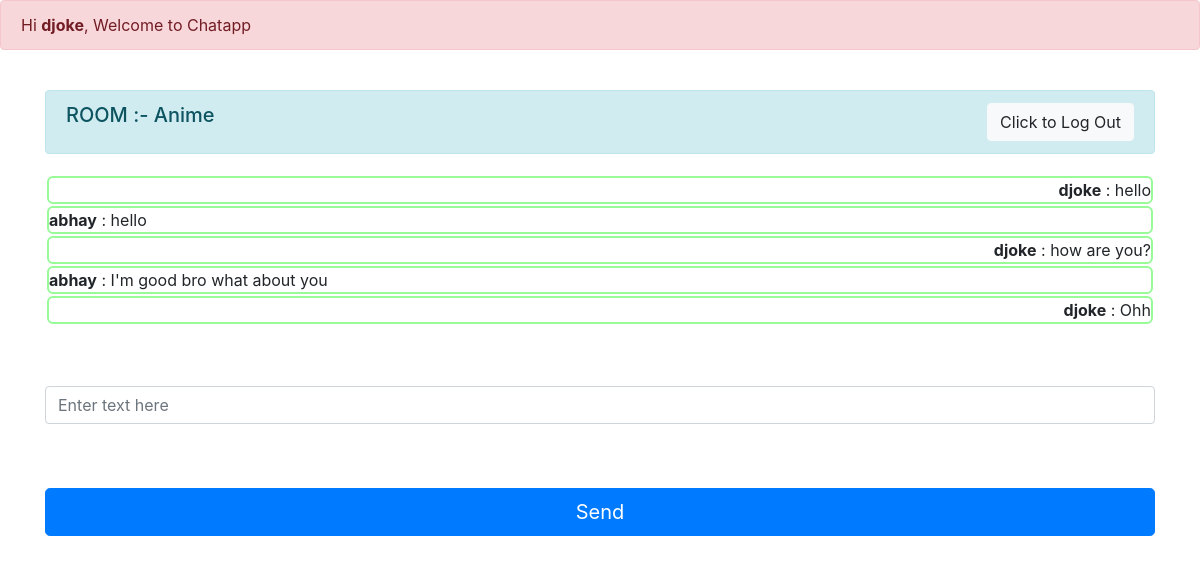
Page /2023 (signed in) on the committed database.
### chatapp/models.py (models this page shows, shortened)
class Room(models.Model):
    name = models.CharField(max_length=20)
    slug = models.SlugField(max_length=100)

class Message(models.Model):
    user = models.ForeignKey(User, on_delete=models.CASCADE)
    content = models.TextField()
    room = models.ForeignKey(Room, on_delete=models.CASCADE)
    created_on = models.DateTimeField(auto_now_add=True)

### chatapp/views.py (the view)
# urls.py: path("<str:slug>", views.room, name="room"),
def room(request,slug):
    room_name=Room.objects.get(slug=slug).name
    messages=Message.objects.filter(room=Room.objects.get(slug=slug))
    return render(request, "room.html",{"room_name":room_name,"slug":slug,'messages':messages})

### templates/room.html (shortened to what this page needs)
{% extends 'base.html' %}
{% block content %}
{% if user.is_authenticated %}
  <div class="container">
    <div class="row d-flex justify-content-center">
        <div class="col-12">
            <div class="alert alert-info d-flex justify-content-between" role="alert">
              <h5>ROOM :- {{room_name}}</h5>
              <a href="/accounts/logout/">
                <button type="button" class="btn btn-light">Click to Log Out</button>
              </a>
            </div>
            <form>
                <div class="form-group">
                  {% if messages %}
                  <div class="jumbotron" id="chatbox" style="padding: 4px 2px;max-height: 300px;  /* Adjust the max-height as needed */
                  overflow-y: scroll;
                "">
                      {% for message in messages %}
                        <div class="chat-message {% if message.user == request.user %}text-right{% else %}text-left{% endif %}">
                          <b>{{ message.user.username }}</b> : {{ message.content }}<br>
                        </div>
                        {% endfor %}
                  </div>
                  {% else %}
                  <div class="jumbotron" id="chatbox" style="padding: 4px 2px;"></div>
                  <b>No Messages in this Room.</b>
                    {% endif %}
                </div>
                <br/>
                <div class="form-group" style="width: 100%;">
                    <input class="form-control" placeholder="Enter text here" id="my_input" type="text" required></br>
                </div>
                <br/>
                <input class="btn btn-primary btn-lg btn-block" id="submit_button" type="button" value="Send">
            </form>
        </div>
    </div>
</div>
{% endif %}
<br/>
{% endblock %}

### templates/base.html (shortened to what this page needs)
<!doctype html>
<html lang="en">
  <head>
    <link rel="stylesheet" href="https://cdn.jsdelivr.net/npm/bootstrap@4.3.1/dist/css/bootstrap.min.css">
  </head>
  <body>
    {% block header%}
    <div class="alert alert-danger" role="alert">
        Hi <b>{{ user.username }}</b>, Welcome to Chatapp
      </div>
      <br/>
    {% endblock %}
    <main>
      {% block content %}
      {% endblock %}
    </main>
  </body>
</html>

### templates/base.html (style rules this page uses)
.chat-message { width: 100%; border: 2px solid palegreen; border-radius: 6px; margin: 2px 0px; }
.jumbotron { background-color: white; }

### rows in the picture
Room: name "Anime"
Message: user.username "djoke", content "hello"
Message: user.username "abhay", content "hello"
Message: user.username "djoke", content "how are you?"
Message: user.username "abhay", content "I'm good bro what about you"
Message: user.username "djoke", content "Ohh"

### other values in the picture
{{ user.username }} "djoke"
